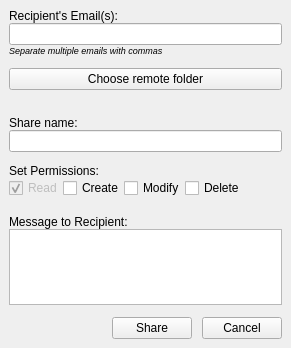
<?xml version="1.0" encoding="UTF-8"?>
<ui version="4.0">
 <class>ShareFolderWindow</class>
 <widget class="QMainWindow" name="ShareFolderWindow">
  <property name="geometry">
   <rect>
    <x>0</x>
    <y>0</y>
    <width>291</width>
    <height>348</height>
   </rect>
  </property>
  <property name="windowTitle">
   <string>Share Folder</string>
  </property>
  <widget class="QWidget" name="centralwidget">
   <layout class="QVBoxLayout" name="verticalLayout_6">
    <property name="spacing">
     <number>12</number>
    </property>
    <item>
     <layout class="QVBoxLayout" name="verticalLayout">
      <property name="spacing">
       <number>0</number>
      </property>
      <item>
       <widget class="QLabel" name="label_2">
        <property name="text">
         <string>Recipient's Email(s):</string>
        </property>
       </widget>
      </item>
      <item>
       <widget class="QLineEdit" name="email">
        <property name="maxLength">
         <number>256</number>
        </property>
       </widget>
      </item>
      <item>
       <widget class="QLabel" name="label_6">
        <property name="font">
         <font>
          <pointsize>5</pointsize>
          <italic>false</italic>
         </font>
        </property>
        <property name="text">
         <string>&lt;html&gt;&lt;head/&gt;&lt;body&gt;&lt;p&gt;&lt;span style=&quot; font-size:7pt; font-style:italic;&quot;&gt;Separate multiple emails with commas&lt;/span&gt;&lt;/p&gt;&lt;/body&gt;&lt;/html&gt;</string>
        </property>
        <property name="alignment">
         <set>Qt::AlignLeading|Qt::AlignLeft|Qt::AlignTop</set>
        </property>
       </widget>
      </item>
     </layout>
    </item>
    <item>
     <layout class="QVBoxLayout" name="verticalLayout_5">
      <property name="spacing">
       <number>0</number>
      </property>
      <item>
       <widget class="QPushButton" name="btnOpenRemoteDialog">
        <property name="text">
         <string>Choose remote folder</string>
        </property>
       </widget>
      </item>
      <item>
       <widget class="QLabel" name="label_remotefldr">
        <property name="text">
         <string/>
        </property>
       </widget>
      </item>
     </layout>
    </item>
    <item>
     <layout class="QVBoxLayout" name="verticalLayout_2">
      <property name="spacing">
       <number>0</number>
      </property>
      <item>
       <widget class="QLabel" name="label_3">
        <property name="text">
         <string>Share name:</string>
        </property>
       </widget>
      </item>
      <item>
       <widget class="QLineEdit" name="editline_sharename"/>
      </item>
     </layout>
    </item>
    <item>
     <layout class="QVBoxLayout" name="verticalLayout_3">
      <property name="spacing">
       <number>0</number>
      </property>
      <item>
       <widget class="QLabel" name="label_5">
        <property name="text">
         <string>Set Permissions:</string>
        </property>
       </widget>
      </item>
      <item>
       <layout class="QHBoxLayout" name="horizontalLayout">
        <item>
         <widget class="QCheckBox" name="permRead">
          <property name="enabled">
           <bool>false</bool>
          </property>
          <property name="text">
           <string>Read</string>
          </property>
          <property name="checkable">
           <bool>true</bool>
          </property>
          <property name="checked">
           <bool>true</bool>
          </property>
         </widget>
        </item>
        <item>
         <widget class="QCheckBox" name="permCreate">
          <property name="text">
           <string>Create</string>
          </property>
         </widget>
        </item>
        <item>
         <widget class="QCheckBox" name="permModify">
          <property name="text">
           <string>Modify</string>
          </property>
         </widget>
        </item>
        <item>
         <widget class="QCheckBox" name="permDelete">
          <property name="text">
           <string>Delete</string>
          </property>
         </widget>
        </item>
        <item>
         <spacer name="horizontalSpacer_2">
          <property name="orientation">
           <enum>Qt::Horizontal</enum>
          </property>
          <property name="sizeHint" stdset="0">
           <size>
            <width>40</width>
            <height>20</height>
           </size>
          </property>
         </spacer>
        </item>
       </layout>
      </item>
     </layout>
    </item>
    <item>
     <layout class="QVBoxLayout" name="verticalLayout_4" stretch="1,4">
      <property name="spacing">
       <number>0</number>
      </property>
      <item>
       <widget class="QLabel" name="label_msg">
        <property name="maximumSize">
         <size>
          <width>16777215</width>
          <height>16777215</height>
         </size>
        </property>
        <property name="text">
         <string>Message to Recipient:</string>
        </property>
        <property name="alignment">
         <set>Qt::AlignBottom|Qt::AlignLeading|Qt::AlignLeft</set>
        </property>
       </widget>
      </item>
      <item>
       <widget class="QTextEdit" name="text_msg">
        <property name="maximumSize">
         <size>
          <width>16777215</width>
          <height>100</height>
         </size>
        </property>
       </widget>
      </item>
     </layout>
    </item>
    <item>
     <layout class="QHBoxLayout" name="horizontalLayout_2">
      <property name="spacing">
       <number>10</number>
      </property>
      <item>
       <spacer name="horizontalSpacer">
        <property name="orientation">
         <enum>Qt::Horizontal</enum>
        </property>
        <property name="sizeHint" stdset="0">
         <size>
          <width>40</width>
          <height>20</height>
         </size>
        </property>
       </spacer>
      </item>
      <item>
       <widget class="QPushButton" name="sharebutton">
        <property name="text">
         <string>Share</string>
        </property>
       </widget>
      </item>
      <item>
       <widget class="QPushButton" name="cancelbutton">
        <property name="text">
         <string>Cancel</string>
        </property>
       </widget>
      </item>
     </layout>
    </item>
   </layout>
  </widget>
 </widget>
 <resources/>
 <connections/>
</ui>
